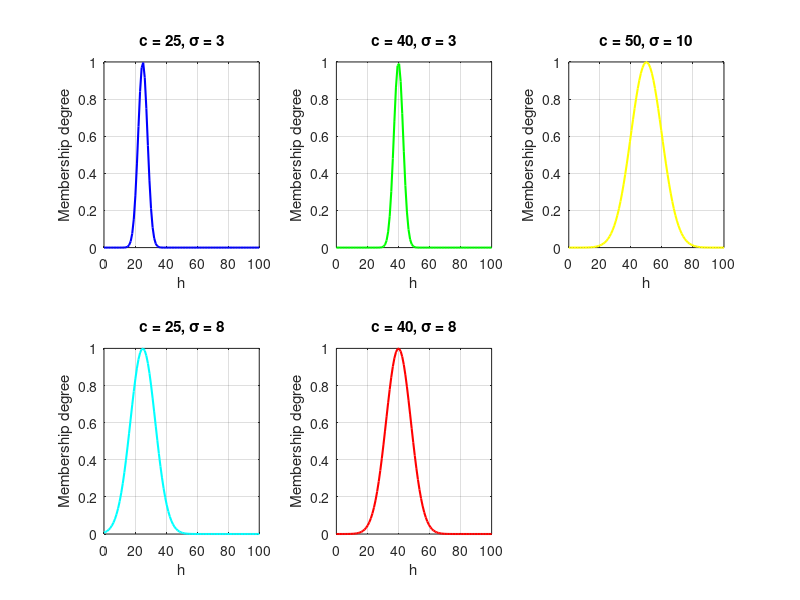

The MATLAB script that drew this image:
%picture #1
x = linspace(0, 100);
c = 25;
sig = 3;
MF = exp(-(x-c).^2./(2*sig^2));
subplot(2, 3, 1); h = plot(x, MF);
grid on;
set(h, 'linewidth', 1.5, 'color', 'b');
title('c = 25, \sigma = 3');
xlabel('h');
ylabel('Membership degree');
%picture #2
c = 40;
MF = exp(-(x-c).^2./(2*sig^2));
subplot(2, 3, 2); h = plot(x, MF);
grid on;
set(h, 'linewidth', 1.5, 'color', 'g');
title('c = 40, \sigma = 3');
xlabel('h');
ylabel('Membership degree');
%picture #3
c = 50;
sig = 10;
MF = exp(-(x-c).^2./(2*sig^2));
subplot(2, 3, 3); h = plot(x, MF);
grid on;
set(h, 'linewidth', 1.5, 'color', 'y');
title('c = 50, \sigma = 10');
xlabel('h');
ylabel('Membership degree');
%picture #4
c = 25;
sig = 8;
MF = exp(-(x-c).^2./(2*sig^2));
subplot(2, 3, 4); h = plot(x, MF);
grid on;
set(h, 'linewidth', 1.5, 'color', 'c');
title('c = 25, \sigma = 8');
xlabel('h');
ylabel('Membership degree');
%picture #5
c = 40;
MF = exp(-(x-c).^2./(2*sig^2));
subplot(2, 3, 5); h = plot(x, MF);
grid on;
set(h, 'linewidth', 1.5, 'color', 'r');
title('c = 40, \sigma = 8');
xlabel('h');
ylabel('Membership degree');